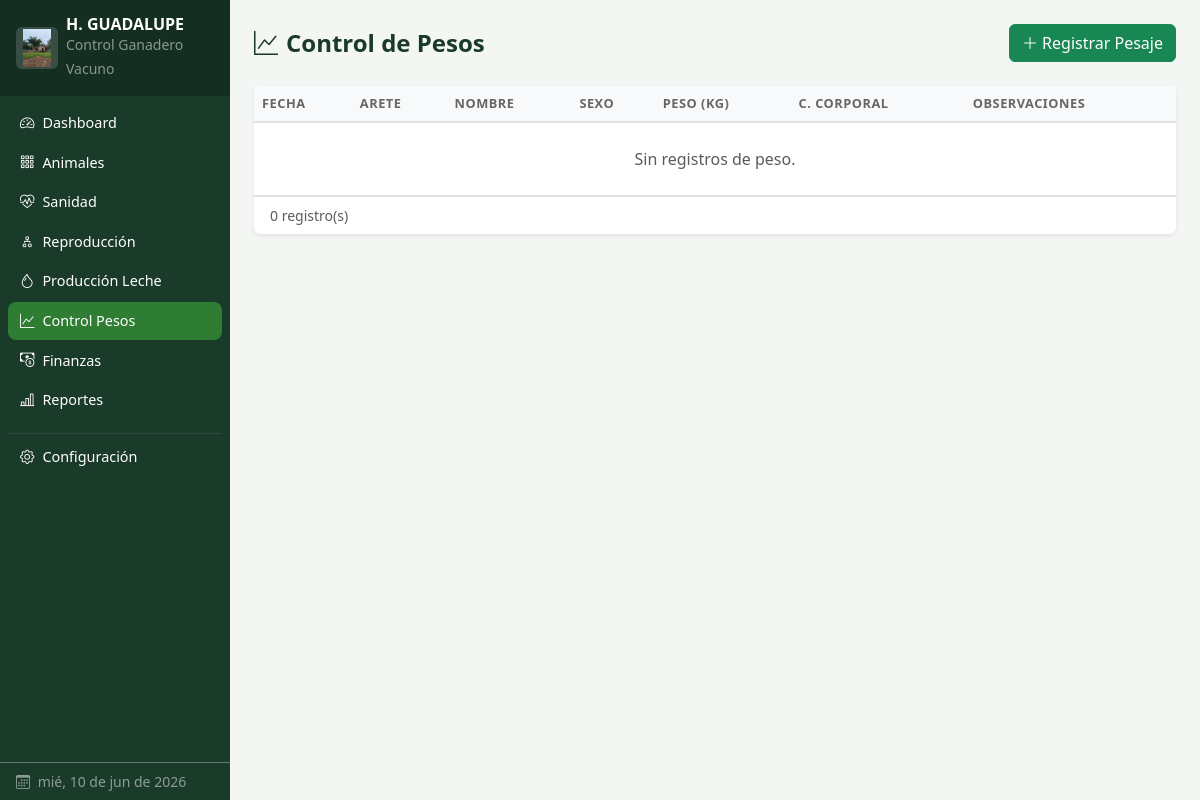
Screenshot of /pesos with the database file from the repository.
### tables this page shows
CREATE TABLE configuracion (
            clave TEXT PRIMARY KEY,
            valor TEXT DEFAULT ''
        );

### app.py (the view)
@app.route('/pesos')
def pesos():
    conn = get_db()
    registros = conn.execute('''
        SELECT p.*, a.arete, a.nombre, a.sexo
        FROM pesos p JOIN animales a ON p.animal_id = a.id
        ORDER BY p.fecha DESC LIMIT 100
    ''').fetchall()
    animales_lista = conn.execute(
        "SELECT id, arete, nombre FROM animales WHERE estado='activo' ORDER BY arete"
    ).fetchall()
    conn.close()
    return render_template('pesos.html', registros=registros, animales_lista=animales_lista)

### app.py (called while the page is built)
def get_db():
    conn = sqlite3.connect(DATABASE)
    conn.row_factory = sqlite3.Row
    return conn

def get_config():
    try:
        conn = get_db()
        cfg = {r['clave']: r['valor']
               for r in conn.execute("SELECT clave, valor FROM configuracion").fetchall()}
        conn.close()
        return cfg
    except Exception:
        return {}

@app.context_processor
def inject_config():
    return {'cfg': get_config()}

### templates/pesos.html (shortened to what this page needs)
{% extends 'base.html' %}
{% block content %}
<div class="page-header">
  <h4><i class="bi bi-graph-up me-2"></i>Control de Pesos</h4>
  <button class="btn btn-success" data-bs-toggle="modal" data-bs-target="#modalNuevo">
    <i class="bi bi-plus-lg me-1"></i>Registrar Pesaje
  </button>
</div>
<div class="card border-0 shadow-sm">
  <div class="card-body p-0">
    <div class="table-responsive">
      <table class="table table-hover align-middle mb-0">
        <thead>
          <tr><th>Fecha</th><th>Arete</th><th>Nombre</th><th>Sexo</th><th>Peso (kg)</th><th>C. Corporal</th><th>Observaciones</th></tr>
        </thead>
        <tbody>
        {% for r in registros %}
          <tr>
            <td>{{ r['fecha'] }}</td>
            <td><code>{{ r['arete'] }}</code></td>
            <td>{{ r['nombre'] or '—' }}</td>
            <td>{{ r['sexo']|title }}</td>
            <td><strong>{{ r['peso'] }} kg</strong></td>
            <td>
              {% if r['condicion_corporal'] %}
                <span class="badge {% if r['condicion_corporal'] >= 4 %}bg-success{% elif r['condicion_corporal'] == 3 %}bg-warning text-dark{% else %}bg-danger{% endif %}">
                  {{ r['condicion_corporal'] }}/5
                </span>
              {% else %}—{% endif %}
            </td>
            <td>{{ r['observaciones'] or '—' }}</td>
          </tr>
        {% else %}
          <tr><td colspan="7" class="text-center text-muted py-4">Sin registros de peso.</td></tr>
        {% endfor %}
        </tbody>
      </table>
    </div>
    <div class="px-3 py-2 text-muted small border-top">{{ registros|length }} registro(s)</div>
  </div>
</div>
{% endblock %}

### templates/base.html (shortened to what this page needs)
<!DOCTYPE html>
<html lang="es">
<head>
  <link rel="stylesheet" href="https://cdn.jsdelivr.net/npm/bootstrap@5.3.3/dist/css/bootstrap.min.css">
  <link rel="stylesheet" href="https://cdn.jsdelivr.net/npm/bootstrap-icons@1.11.3/font/bootstrap-icons.css">
  <link rel="stylesheet" href="{{ url_for('static', filename='css/style.css') }}">
</head>
<body>
<nav id="sidebar" class="d-flex flex-column bg-sidebar text-white p-0">
  <div class="sidebar-brand d-flex align-items-center px-3 py-3">
    {% if cfg.get('logo_archivo') %}
      <img src="{{ url_for('static', filename='uploads/' + cfg.get('logo_archivo')) }}"
           alt="Logo" class="sidebar-logo me-2">
    {% else %}
      <i class="bi bi-cow fs-3 me-2 flex-shrink-0"></i>
    {% endif %}
    <div style="min-width:0">
      <div class="fw-bold lh-1 text-truncate" style="max-width:155px"
           title="{{ cfg.get('nombre_hacienda','Mi Rancho') }}">
        {{ cfg.get('nombre_hacienda', 'Mi Rancho') }}
      </div>
      <small class="text-white-50">Control Ganadero Vacuno</small>
    </div>
  </div>
  <ul class="nav flex-column px-2 mt-2 flex-grow-1">
    <li class="nav-item">
      <a href="{{ url_for('dashboard') }}"
         class="nav-link text-white {% if request.endpoint=='dashboard' %}active{% endif %}">
        <i class="bi bi-speedometer2 me-2"></i>Dashboard
      </a>
    </li>
    <li class="nav-item">
      <a href="{{ url_for('animales') }}"
         class="nav-link text-white {% if request.endpoint in ['animales','detalle_animal'] %}active{% endif %}">
        <i class="bi bi-grid-3x3-gap me-2"></i>Animales
      </a>
    </li>
    <li class="nav-item">
      <a href="{{ url_for('salud') }}"
         class="nav-link text-white {% if request.endpoint=='salud' %}active{% endif %}">
        <i class="bi bi-heart-pulse me-2"></i>Sanidad
      </a>
    </li>
    <li class="nav-item">
      <a href="{{ url_for('reproduccion') }}"
         class="nav-link text-white {% if request.endpoint=='reproduccion' %}active{% endif %}">
        <i class="bi bi-diagram-2 me-2"></i>Reproducción
      </a>
    </li>
    <li class="nav-item">
      <a href="{{ url_for('produccion') }}"
         class="nav-link text-white {% if request.endpoint=='produccion' %}active{% endif %}">
        <i class="bi bi-droplet me-2"></i>Producción Leche
      </a>
    </li>
    <li class="nav-item">
      <a href="{{ url_for('pesos') }}"
         class="nav-link text-white {% if request.endpoint=='pesos' %}active{% endif %}">
        <i class="bi bi-graph-up me-2"></i>Control Pesos
      </a>
    </li>
    <li class="nav-item">
      <a href="{{ url_for('finanzas') }}"
         class="nav-link text-white {% if request.endpoint=='finanzas' %}active{% endif %}">
        <i class="bi bi-cash-coin me-2"></i>Finanzas
      </a>
    </li>
    <li class="nav-item">
      <a href="{{ url_for('reportes') }}"
         class="nav-link text-white {% if request.endpoint=='reportes' %}active{% endif %}">
        <i class="bi bi-bar-chart-line me-2"></i>Reportes
      </a>
    </li>
    <li class="nav-item mt-2">
      <hr class="border-secondary my-1">
    </li>
    <li class="nav-item">
      <a href="{{ url_for('configuracion') }}"
         class="nav-link text-white {% if request.endpoint=='configuracion' %}active{% endif %}">
        <i class="bi bi-gear me-2"></i>Configuración
      </a>
    </li>
  </ul>
  <div class="px-3 py-2 text-white-50 small border-top border-secondary">
    <i class="bi bi-calendar3 me-1"></i>
    <span id="fecha-hoy"></span>
  </div>
</nav>
<div id="main-content">
  <div class="content-wrapper p-3 p-md-4">
    {% block content %}{% endblock %}
  </div>
</div>
</body>
</html>

### static/css/style.css (style rules this page uses)
:root { --sidebar-width: 230px; --sidebar-bg: #1a3a2a; --accent: #2e7d32; --accent-light: #4caf50; }
body { display: flex; min-height: 100vh; background: #f4f6f4; font-family: 'Segoe UI', system-ui, sans-serif; }
#sidebar { width: var(--sidebar-width); min-height: 100vh; background: var(--sidebar-bg); position: fixed; top: 0; left: 0; z-index: 1000; transition: transform .25s ease; }
.sidebar-brand { background: rgba(0,0,0,.2); }
#sidebar .nav-link { border-radius: 8px; padding: .5rem .75rem; margin-bottom: 2px; font-size: .9rem; transition: background .15s; }
#sidebar .nav-link:hover, #sidebar .nav-link.active { background: var(--accent); }
#main-content { margin-left: var(--sidebar-width); flex: 1; min-width: 0; }
.content-wrapper { max-width: 1400px; }
.table th { background: #f8f9fa; font-size: .8rem; text-transform: uppercase; letter-spacing: .04em; color: #666; border-bottom: 2px solid #dee2e6; }
.page-header { display: flex; align-items: center; justify-content: space-between; margin-bottom: 1.5rem; flex-wrap: wrap; gap: .5rem; }
.page-header h4 { margin: 0; font-weight: 700; color: #1a3a2a; }
.sidebar-logo { width: 42px; height: 42px; object-fit: contain; flex-shrink: 0; border-radius: 6px; background: rgba(255,255,255,.15); padding: 2px; }

### rows the page displays
configuracion: valor (picture)
configuracion: get "H. GUADALUPE"

### other values shown
{{ registros|length }} "0"
